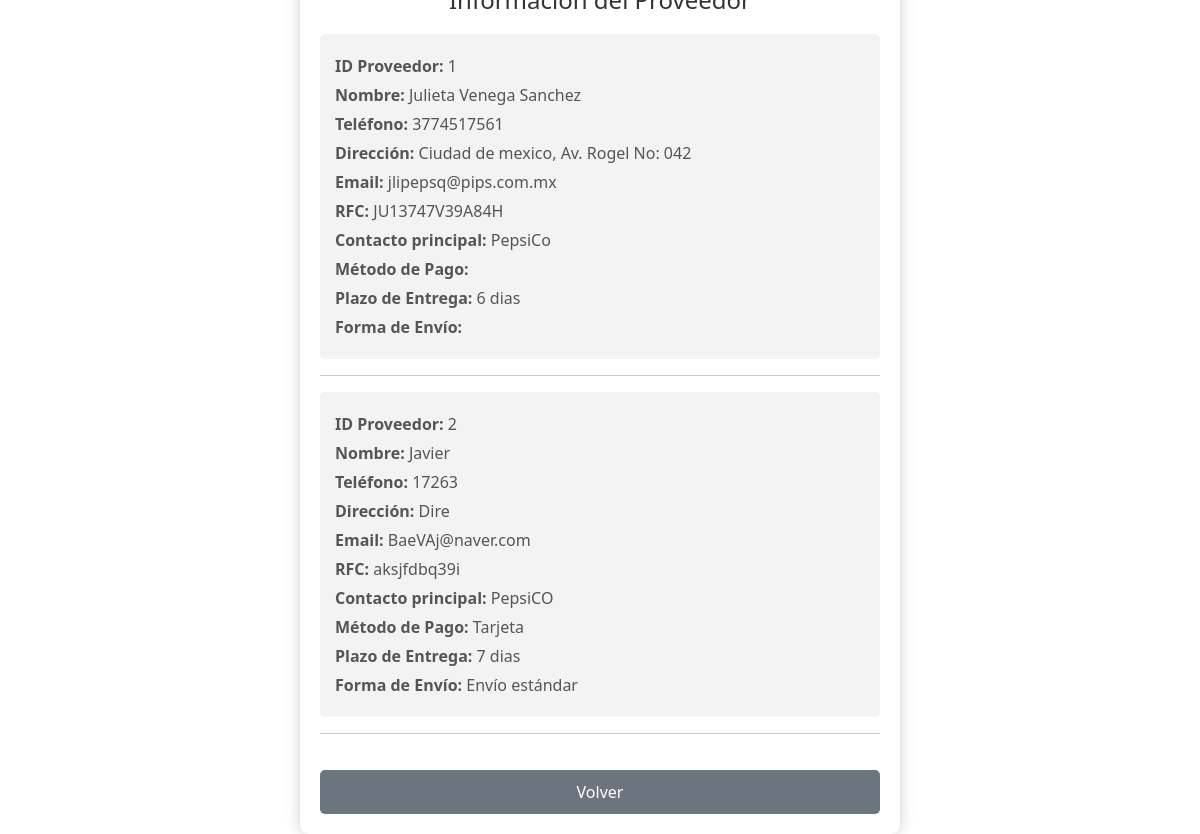
/mostrar_proveedor.php (signed in), run on the app's committed database.
### tables this page shows
CREATE TABLE `proveedor` (
  `ID Proveedor` int(4) NOT NULL,
  `Nombre` varchar(50) NOT NULL,
  `Telefono` varchar(10) NOT NULL,
  `Direccion` varchar(50) NOT NULL,
  `Email` varchar(100) NOT NULL,
  `RFC` varchar(14) NOT NULL,
  `Contacto principal` varchar(10) NOT NULL,
  `Metodo Pago` varchar(30) NOT NULL,
  `Plazo Entrega` varchar(30) NOT NULL,
  `Forma Envio` varchar(30) NOT NULL
);

### mostrar_proveedor.php (the view, shortened to what this page needs)
<?php
$conn = new mysqli('localhost', 'root', '', 'refaccionaria_servipartes');
$busqueda = $_GET['busqueda'];
$query = "SELECT * FROM proveedor WHERE `ID Proveedor` = ? OR `Nombre` LIKE ?";
$stmt = $conn->prepare($query);
$busquedaLike = "%$busqueda%";
$stmt->bind_param("is", $busqueda, $busquedaLike);
$stmt->execute();
$result = $stmt->get_result();
$proveedores = $result->fetch_all(MYSQLI_ASSOC);
?>
<!DOCTYPE html>
<html lang="es">
<head>
    <link href="https://cdn.jsdelivr.net/npm/bootstrap@5.3.0/dist/css/bootstrap.min.css" rel="stylesheet">
</head>
<body>
    <div class="form-container">
        <h1>Información del Proveedor</h1>
        <?php if (count($proveedores) > 0): ?>
            <?php foreach ($proveedores as $proveedor): ?>
                <div class="proveedor-info">
                    <p><strong>ID Proveedor:</strong> <?php echo htmlspecialchars($proveedor['ID Proveedor']); ?></p>
                    <p><strong>Nombre:</strong> <?php echo htmlspecialchars($proveedor['Nombre']); ?></p>
                    <p><strong>Teléfono:</strong> <?php echo htmlspecialchars($proveedor['Telefono']); ?></p>
                    <p><strong>Dirección:</strong> <?php echo htmlspecialchars($proveedor['Direccion']); ?></p>
                    <p><strong>Email:</strong> <?php echo htmlspecialchars($proveedor['Email']); ?></p>
                    <p><strong>RFC:</strong> <?php echo htmlspecialchars($proveedor['RFC']); ?></p>
                    <p><strong>Contacto principal:</strong> <?php echo htmlspecialchars($proveedor['Contacto principal']); ?></p>
                    <p><strong>Método de Pago:</strong> <?php echo htmlspecialchars($proveedor['Metodo Pago']); ?></p>
                    <p><strong>Plazo de Entrega:</strong> <?php echo htmlspecialchars($proveedor['Plazo Entrega']); ?></p>
                    <p><strong>Forma de Envío:</strong> <?php echo htmlspecialchars($proveedor['Forma Envio']); ?></p>
                </div>
                <hr>
            <?php endforeach; ?>
        <?php else: ?>
            <p>No se encontraron proveedores.</p>
        <?php endif; ?>
        <button type="button" class="btn-volver" onclick="window.location.href='consultar_proveedor.php'">Volver</button>
    </div>
</body>
</html>

### mostrar_proveedor.php (style rules this page uses)
body { margin: 0; padding: 0; height: 100vh; background: url('images/paginaprinsipalservipartes.png') no-repeat center center fixed; background-size: cover; display: flex; justify-content: center; align-items: center; }
body::before { content: ''; position: absolute; top: 0; left: 0; right: 0; bottom: 0; background: inherit; filter: blur(8px); z-index: -1; }
.form-container { background-color: rgba(255, 255, 255, 0.9); padding: 20px; border-radius: 10px; box-shadow: 0 0 15px rgba(0, 0, 0, 0.2); width: 100%; max-width: 600px; text-align: left; }
.form-container h1 { margin-bottom: 20px; font-size: 24px; color: #333; text-align: center; }
.proveedor-info { background-color: rgba(240, 240, 240, 0.8); padding: 15px; border-radius: 5px; margin-bottom: 15px; }
.proveedor-info p { margin: 5px 0; color: #555; }
.form-container button { width: 100%; padding: 10px; border: none; border-radius: 5px; font-size: 16px; cursor: pointer; margin-top: 20px; }
.btn-volver { background-color: #6c757d; color: white; }

### data on the page
proveedor: ID Proveedor "1", Nombre "Julieta Venega Sanchez", Telefono "3774517561", Direccion "Ciudad de mexico, Av. Rogel No: 042", Email "jlipepsq@pips.com.mx", RFC "JU13747V39A84H", Contacto principal "PepsiCo", Plazo Entrega "6 dias"
proveedor: ID Proveedor "2", Nombre "Javier", Telefono "17263", Direccion "Dire", Email "BaeVAj@naver.com", RFC "aksjfdbq39i", Contacto principal "PepsiCO", Metodo Pago "Tarjeta", Plazo Entrega "7 dias", Forma Envio "Envío estándar"
